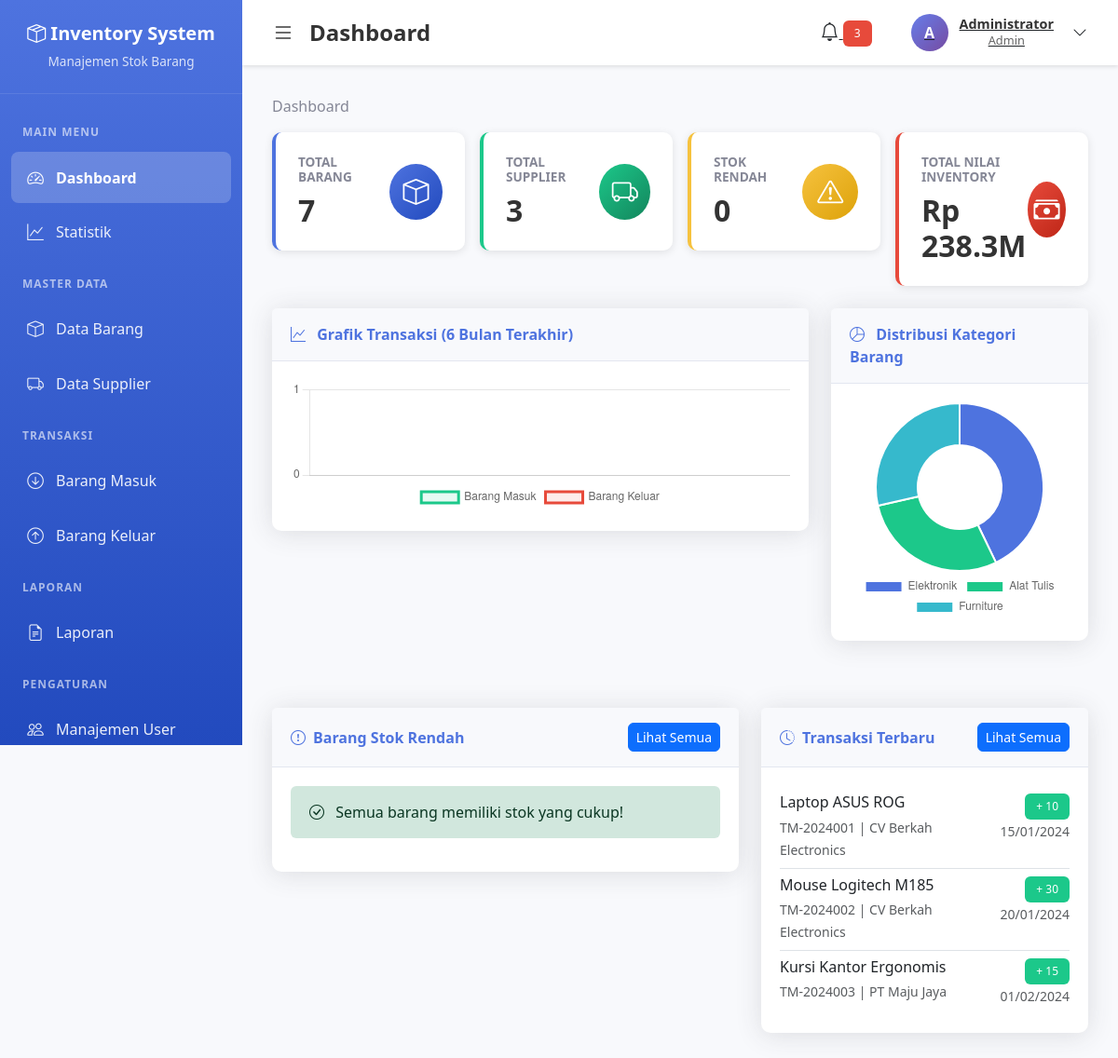
Page /dashboard/index.php (signed in) on the committed database.
### tables this page shows
CREATE TABLE transaksi_masuk (
    id INT PRIMARY KEY AUTO_INCREMENT,
    kode_transaksi VARCHAR(30) UNIQUE NOT NULL,
    barang_id INT NOT NULL,
    supplier_id INT,
    jumlah INT NOT NULL,
    harga_satuan DECIMAL(15,2),
    total_harga DECIMAL(15,2),
    tanggal_masuk DATE NOT NULL,
    keterangan TEXT,
    user_id INT,
    created_at TIMESTAMP DEFAULT CURRENT_TIMESTAMP,
    FOREIGN KEY (barang_id) REFERENCES barang(id) ON DELETE CASCADE,
    FOREIGN KEY (supplier_id) REFERENCES supplier(id) ON DELETE SET NULL,
    FOREIGN KEY (user_id) REFERENCES users(id) ON DELETE SET NULL
);

CREATE TABLE barang (
    id INT PRIMARY KEY AUTO_INCREMENT,
    kode_barang VARCHAR(20) UNIQUE NOT NULL,
    nama_barang VARCHAR(100) NOT NULL,
    kategori_id INT,
    supplier_id INT,
    satuan VARCHAR(20),
    stok INT DEFAULT 0,
    harga_beli DECIMAL(15,2),
    harga_jual DECIMAL(15,2),
    stok_minimum INT DEFAULT 10,
    deskripsi TEXT,
    created_at TIMESTAMP DEFAULT CURRENT_TIMESTAMP,
    updated_at TIMESTAMP DEFAULT CURRENT_TIMESTAMP ON UPDATE CURRENT_TIMESTAMP,
    FOREIGN KEY (kategori_id) REFERENCES kategori(id) ON DELETE SET NULL,
    FOREIGN KEY (supplier_id) REFERENCES supplier(id) ON DELETE SET NULL
);

CREATE TABLE supplier (
    id INT PRIMARY KEY AUTO_INCREMENT,
    kode_supplier VARCHAR(20) UNIQUE NOT NULL,
    nama_supplier VARCHAR(100) NOT NULL,
    alamat TEXT,
    telepon VARCHAR(20),
    email VARCHAR(100),
    created_at TIMESTAMP DEFAULT CURRENT_TIMESTAMP,
    updated_at TIMESTAMP DEFAULT CURRENT_TIMESTAMP ON UPDATE CURRENT_TIMESTAMP
);

### dashboard/index.php (the view, shortened to what this page needs)
<?php
require_once __DIR__ . '/../includes/header.php';
$db = getDB();
try {
    $stmt = $db->query("SELECT COUNT(*) as total FROM barang");
    $total_barang = $stmt->fetch()['total'];
    $stmt = $db->query("SELECT COUNT(*) as total FROM supplier");
    $total_supplier = $stmt->fetch()['total'];
    $stmt = $db->query("SELECT COUNT(*) as total FROM barang WHERE stok <= stok_minimum");
    $stok_rendah = $stmt->fetch()['total'];
    $stmt = $db->query("SELECT SUM(stok * harga_beli) as total FROM barang");
    $total_nilai = $stmt->fetch()['total'] ?? 0;
    $stmt = $db->query("
        SELECT b.*, k.nama_kategori, s.nama_supplier
        FROM barang b
        LEFT JOIN kategori k ON b.kategori_id = k.id
        LEFT JOIN supplier s ON b.supplier_id = s.id
        WHERE b.stok <= b.stok_minimum
        ORDER BY b.stok ASC
        LIMIT 10
    ");
    $barang_stok_rendah = $stmt->fetchAll();
    $stmt = $db->query("
        SELECT 'masuk' as jenis, tm.kode_transaksi, b.nama_barang, tm.jumlah, tm.tanggal_masuk as tanggal, s.nama_supplier as pihak
        FROM transaksi_masuk tm
        JOIN barang b ON tm.barang_id = b.id
        LEFT JOIN supplier s ON tm.supplier_id = s.id
        ORDER BY tm.created_at DESC
        LIMIT 5
    ");
    $transaksi_terbaru = $stmt->fetchAll();
    $stmt = $db->query("
        SELECT
            DATE_FORMAT(tanggal_masuk, '%Y-%m') as bulan,
            COUNT(*) as jumlah_masuk
        FROM transaksi_masuk
        WHERE tanggal_masuk >= DATE_SUB(CURRENT_DATE(), INTERVAL 6 MONTH)
        GROUP BY DATE_FORMAT(tanggal_masuk, '%Y-%m')
        ORDER BY bulan
    ");
    $data_masuk = $stmt->fetchAll();
    $stmt = $db->query("
        SELECT
            DATE_FORMAT(tanggal_keluar, '%Y-%m') as bulan,
            COUNT(*) as jumlah_keluar
        FROM transaksi_keluar
        WHERE tanggal_keluar >= DATE_SUB(CURRENT_DATE(), INTERVAL 6 MONTH)
        GROUP BY DATE_FORMAT(tanggal_keluar, '%Y-%m')
        ORDER BY bulan
    ");
    $data_keluar = $stmt->fetchAll();
    $stmt = $db->query("
        SELECT k.nama_kategori, COUNT(b.id) as jumlah
        FROM kategori k
        LEFT JOIN barang b ON k.id = b.kategori_id
        GROUP BY k.id, k.nama_kategori
        HAVING jumlah > 0
        ORDER BY jumlah DESC
    ");
    $data_kategori = $stmt->fetchAll();
} catch (PDOException $e) {
    die("Error: " . $e->getMessage());
}
?>
<nav aria-label="breadcrumb">
    <ol class="breadcrumb">
        <li class="breadcrumb-item active">Dashboard</li>
    </ol>
</nav>
<div class="row g-3 mb-4">
    <div class="col-xl-3 col-md-6">
        <div class="stats-card primary">
            <div class="stats-card-body">
                <div class="stats-info">
                    <h6>Total Barang</h6>
                    <h3><?php echo number_format($total_barang); ?></h3>
                </div>
                <div class="stats-icon primary">
                    <i class="bi bi-box"></i>
                </div>
            </div>
        </div>
    </div>
    <div class="col-xl-3 col-md-6">
        <div class="stats-card success">
            <div class="stats-card-body">
                <div class="stats-info">
                    <h6>Total Supplier</h6>
                    <h3><?php echo number_format($total_supplier); ?></h3>
                </div>
                <div class="stats-icon success">
                    <i class="bi bi-truck"></i>
                </div>
            </div>
        </div>
    </div>
    <div class="col-xl-3 col-md-6">
        <div class="stats-card warning">
            <div class="stats-card-body">
                <div class="stats-info">
                    <h6>Stok Rendah</h6>
                    <h3><?php echo number_format($stok_rendah); ?></h3>
                </div>
                <div class="stats-icon warning">
                    <i class="bi bi-exclamation-triangle"></i>
                </div>
            </div>
        </div>
    </div>
    <div class="col-xl-3 col-md-6">
        <div class="stats-card danger">
            <div class="stats-card-body">
                <div class="stats-info">
                    <h6>Total Nilai Inventory</h6>
                    <h3>Rp <?php echo number_format($total_nilai / 1000000, 1); ?>M</h3>
                </div>
                <div class="stats-icon danger">
                    <i class="bi bi-cash-stack"></i>
                </div>
            </div>
        </div>
    </div>
</div>
<div class="row mb-4">
    <div class="col-lg-8 mb-4">
        <div class="card">
            <div class="card-header">
                <i class="bi bi-graph-up me-2"></i>
                Grafik Transaksi (6 Bulan Terakhir)
            </div>
            <div class="card-body">
                <canvas id="transaksiChart" height="80"></canvas>
            </div>
        </div>
    </div>
    <div class="col-lg-4 mb-4">
        <div class="card">
            <div class="card-header">
                <i class="bi bi-pie-chart me-2"></i>
                Distribusi Kategori Barang
            </div>
            <div class="card-body">
                <canvas id="kategoriChart"></canvas>
            </div>
        </div>
    </div>
</div>
<div class="row">
    <div class="col-lg-7 mb-4">
        <div class="card">
            <div class="card-header d-flex justify-content-between align-items-center">
                <span><i class="bi bi-exclamation-circle me-2"></i>Barang Stok Rendah</span>
                <a href="../barang/barang.php" class="btn btn-sm btn-primary">Lihat Semua</a>
            </div>
            <div class="card-body">
                <?php if (empty($barang_stok_rendah)): ?>
                    <div class="alert alert-success">
                        <i class="bi bi-check-circle me-2"></i>
                        Semua barang memiliki stok yang cukup!
                    </div>
                <?php endif; ?>
            </div>
        </div>
    </div>
    <div class="col-lg-5 mb-4">
        <div class="card">
            <div class="card-header d-flex justify-content-between align-items-center">
                <span><i class="bi bi-clock-history me-2"></i>Transaksi Terbaru</span>
                <a href="../transaksi/masuk.php" class="btn btn-sm btn-primary">Lihat Semua</a>
            </div>
            <div class="card-body">
                <?php if (empty($transaksi_terbaru)): ?>
                    <div class="alert alert-info">
                        <i class="bi bi-info-circle me-2"></i>
                        Belum ada transaksi
                    </div>
                <?php else: ?>
                <div class="list-group list-group-flush">
                    <?php foreach ($transaksi_terbaru as $trans): ?>
                    <div class="list-group-item px-0">
                        <div class="d-flex justify-content-between align-items-start">
                            <div>
                                <h6 class="mb-1"><?php echo htmlspecialchars($trans['nama_barang']); ?></h6>
                                <small class="text-muted">
                                    <?php echo htmlspecialchars($trans['kode_transaksi']); ?>
                                    | <?php echo htmlspecialchars($trans['pihak']); ?>
                                </small>
                            </div>
                            <div class="text-end">
                                <span class="badge bg-<?php echo $trans['jenis'] == 'masuk' ? 'success' : 'danger'; ?>">
                                    <?php echo $trans['jenis'] == 'masuk' ? '+' : '-'; ?> <?php echo $trans['jumlah']; ?>
                                </span>
                                <br>
                                <small class="text-muted"><?php echo date('d/m/Y', strtotime($trans['tanggal'])); ?></small>
                            </div>
                        </div>
                    </div>
                    <?php endforeach; ?>
                </div>
                <?php endif; ?>
            </div>
        </div>
    </div>
</div>
<script>
// Prepare data for charts
const bulanLabels = [
    <?php
    $bulanMap = [];
    foreach ($data_masuk as $d) {
        $bulanMap[$d['bulan']] = ['masuk' => $d['jumlah_masuk'], 'keluar' => 0];
    }
    foreach ($data_keluar as $d) {
        if (isset($bulanMap[$d['bulan']])) {
            $bulanMap[$d['bulan']]['keluar'] = $d['jumlah_keluar'];
        } else {
            $bulanMap[$d['bulan']] = ['masuk' => 0, 'keluar' => $d['jumlah_keluar']];
        }
    }
    ksort($bulanMap);
    foreach (array_keys($bulanMap) as $bulan) {
        echo "'" . date('M Y', strtotime($bulan . '-01')) . "',";
    }
    ?>
];
const dataMasuk = [<?php foreach ($bulanMap as $data) echo $data['masuk'] . ','; ?>];
const dataKeluar = [<?php foreach ($bulanMap as $data) echo $data['keluar'] . ','; ?>];
// Line Chart - Transaksi
const ctxTransaksi = document.getElementById('transaksiChart').getContext('2d');
new Chart(ctxTransaksi, {
    type: 'line',
    data: {
        labels: bulanLabels,
        datasets: [{
            label: 'Barang Masuk',
            data: dataMasuk,
            borderColor: '#1cc88a',
            backgroundColor: 'rgba(28, 200, 138, 0.1)',
            tension: 0.4
        }, {
            label: 'Barang Keluar',
            data: dataKeluar,
            borderColor: '#e74a3b',
            backgroundColor: 'rgba(231, 74, 59, 0.1)',
            tension: 0.4
        }]
    },
    options: {
        responsive: true,
        maintainAspectRatio: true,
        plugins: {
            legend: {
                position: 'bottom'
            }
        },
        scales: {
            y: {
                beginAtZero: true,
                ticks: {
                    stepSize: 1
                }
            }
        }
    }
});
// Pie Chart - Kategori
const ctxKategori = document.getElementById('kategoriChart').getContext('2d');
new Chart(ctxKategori, {
    type: 'doughnut',
    data: {
        labels: [<?php foreach ($data_kategori as $kat) echo "'" . $kat['nama_kategori'] . "',"; ?>],
        datasets: [{
            data: [<?php foreach ($data_kategori as $kat) echo $kat['jumlah'] . ','; ?>],
            backgroundColor: [
                '#4e73df',
                '#1cc88a',
                '#36b9cc',
                '#f6c23e',
                '#e74a3b',
                '#858796'
            ]
        }]
    },
    options: {
        responsive: true,
        maintainAspectRatio: true,
        plugins: {
            legend: {
                position: 'bottom'
            }
        }
    }
});
</script>
<?php require_once __DIR__ . '/../includes/footer.php'; ?>

### rows in the picture
transaksi_masuk: barang.nama_barang "Laptop ASUS ROG", kode_transaksi "TM-2024001", supplier.nama_supplier "CV Berkah Electronics", jumlah "10", tanggal_masuk "15/01/2024"
transaksi_masuk: barang.nama_barang "Mouse Logitech M185", kode_transaksi "TM-2024002", supplier.nama_supplier "CV Berkah Electronics", jumlah "30", tanggal_masuk "20/01/2024"
transaksi_masuk: barang.nama_barang "Kursi Kantor Ergonomis", kode_transaksi "TM-2024003", supplier.nama_supplier "PT Maju Jaya", jumlah "15", tanggal_masuk "01/02/2024"

### other values in the picture
$page_title "Dashboard"
substr($_SESSION['nama_lengkap'], 0, 1) "A"
$_SESSION['nama_lengkap'] "Administrator"
$_SESSION['role'] "Admin"
$total_barang "7"
$total_supplier "3"
$stok_rendah "0"
$total_nilai / 1000000 "238.3"
chart data {{ $kat['nama_kategori'] }} Elektronik, Alat Tulis, Furniture
chart data {{ $kat['jumlah'] }} 3, 2, 2
